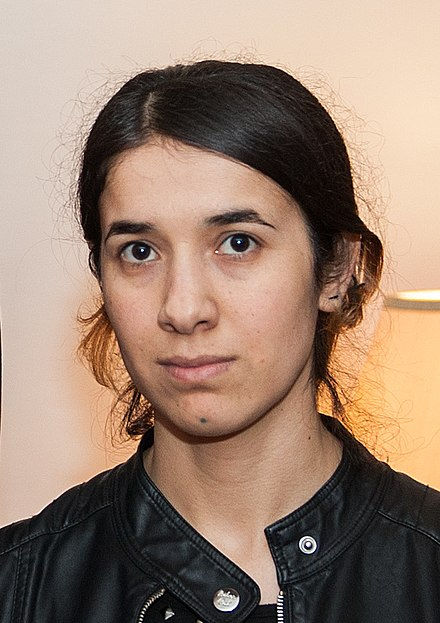
#> input picture DATA/Nadia_Murad.jpg, 440 x 623 px, found by its file name
$ python gray_invert_image.py
#> lines starting #> are read from the running program, lines starting #| are printed output that depends on the picture; after the words box and inside, x2 and y2 are one past the last pixel; in counts of white or black regions, pixels touching at a corner belong together
import matplotlib.pyplot
import cv2
import numpy as np


img = cv2.imread(r'C:\Users\vs6993\PycharmProjects\Open_CV\DATA\Nadia_Murad.jpg',0)
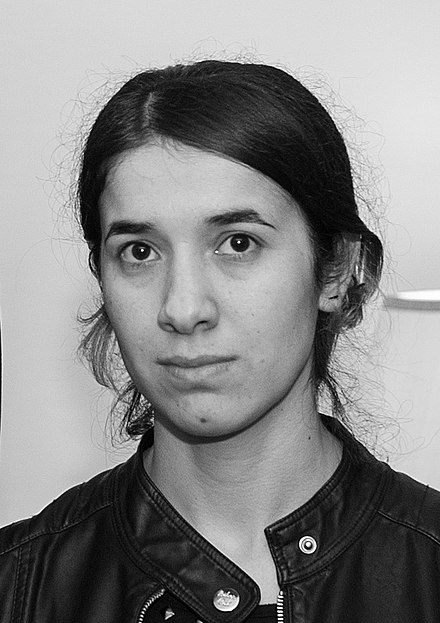
#> img: shape (623, 440); min 0, max 255, mean 134.7

# ret,img = cv2.threshold(orimg,155,255,cv2.THRESH_BINARY)
img = cv2.adaptiveThreshold(img,50,cv2.ADAPTIVE_THRESH_MEAN_C,cv2.THRESH_BINARY_INV,9,5)
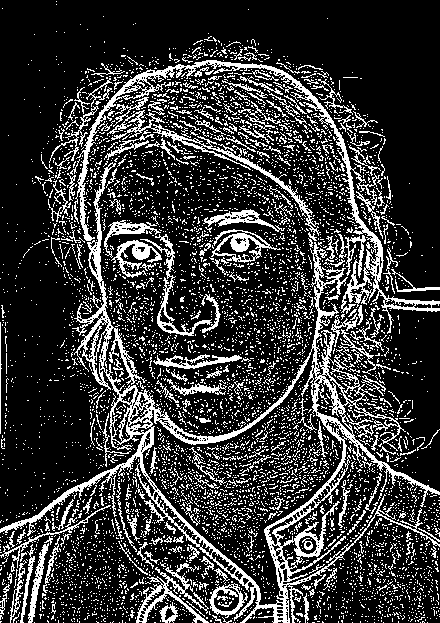
#> img: shape (623, 440); values 0 (black) and 50 (white), 21.6% white in thin lines or dots

while(1):
    cv2.imshow("original image",img)
    if cv2.waitKey(10) & 0xFF == 27:
#> (key Esc is pressed here)
        break
cv2.destroyAllWindows()

$ run again, with DATA/00-puppy.jpg copied over DATA/Nadia_Murad.jpg
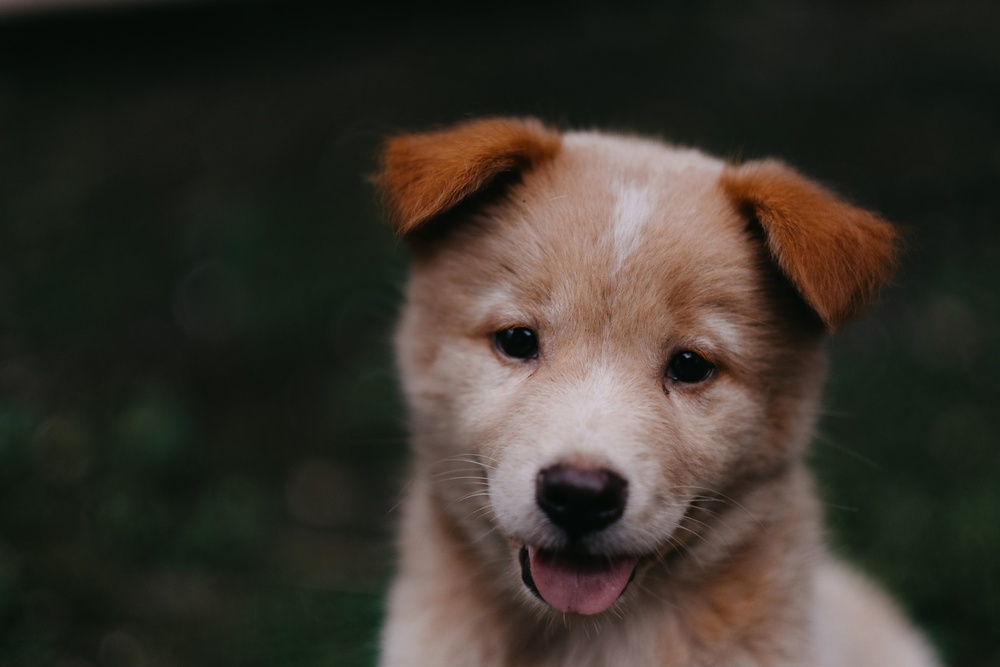
#> input picture DATA/00-puppy.jpg, 1000 x 667 px, shrunk from 1950 x 1300 before the run, found by its file name
#> `img = cv2.imread(r'C:\Users\vs6993\PycharmProjects\Open_CV\DATA\Nadia_..`:
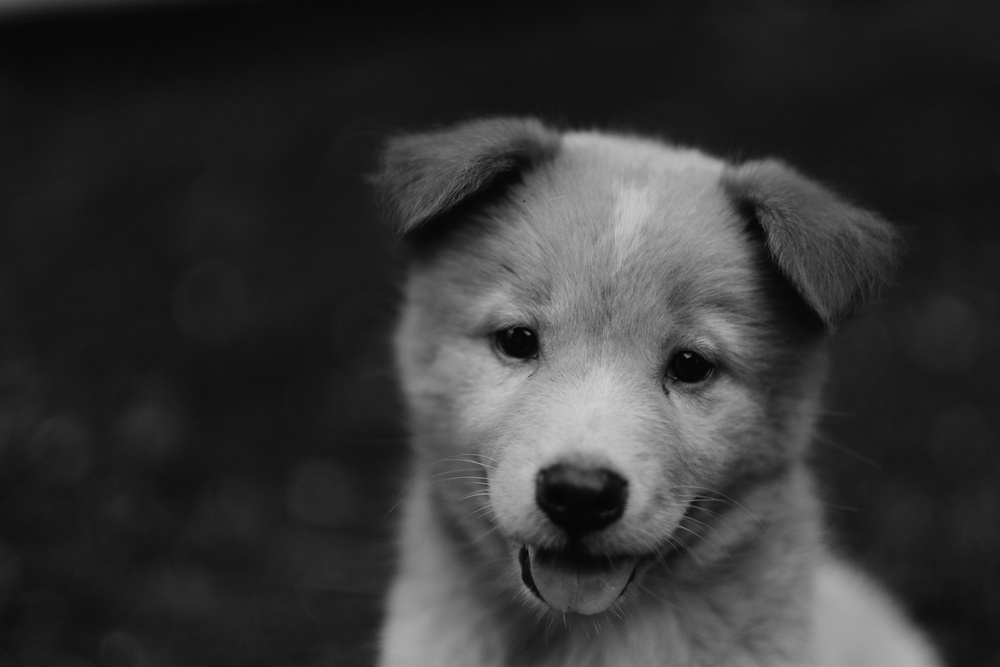
#> img: shape (667, 1000); min 2, max 207, mean 52.6
#> `img = cv2.adaptiveThreshold(img,50,cv2.ADAPTIVE_THRESH_MEAN_C,cv2.THRE..`:
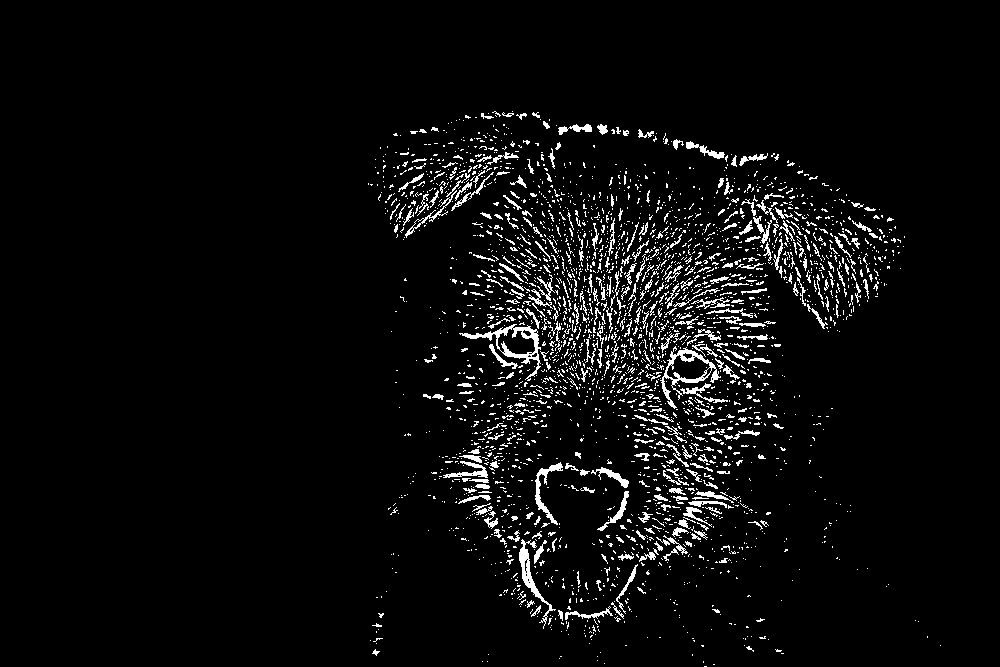
#> img: shape (667, 1000); values 0 (black) and 50 (white), 4.6% white in thin lines or dots, all inside (x1, y1, x2, y2) = (368, 111, 941, 667)

$ run again, with DATA/Denis_Mukwege.jpg copied over DATA/Nadia_Murad.jpg
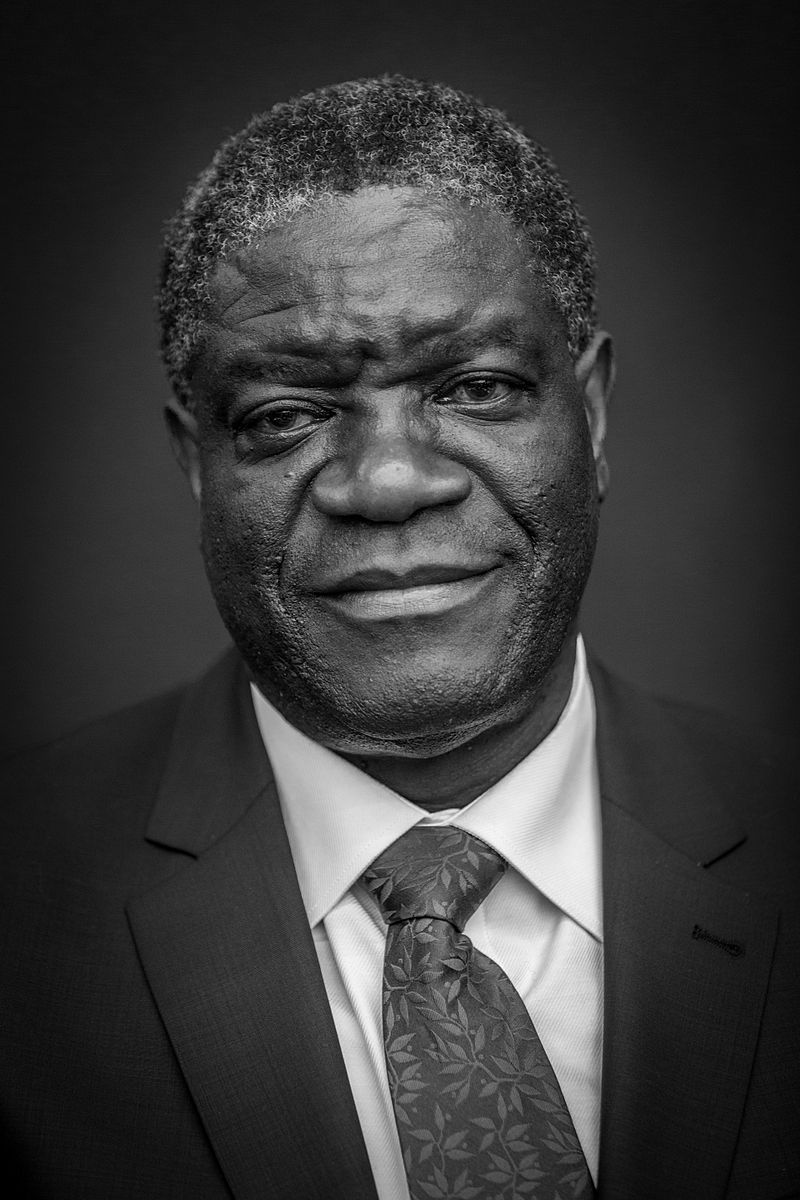
#> input picture DATA/Denis_Mukwege.jpg, 800 x 1200 px, found by its file name
#> img is the input picture: shape (1200, 800); min 0, max 255, mean 58.8
#> `img = cv2.adaptiveThreshold(img,50,cv2.ADAPTIVE_THRESH_MEAN_C,cv2.THRE..`:
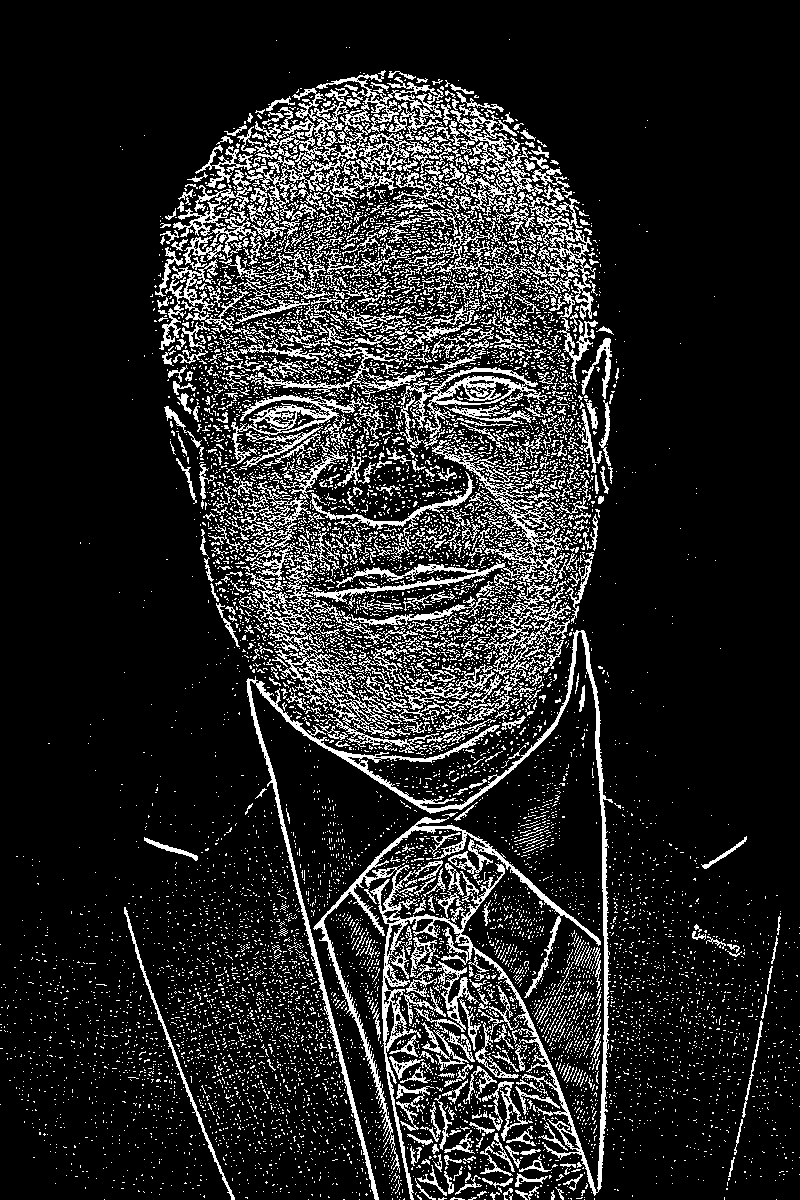
#> img: shape (1200, 800); values 0 (black) and 50 (white), 14.9% white in thin lines or dots
